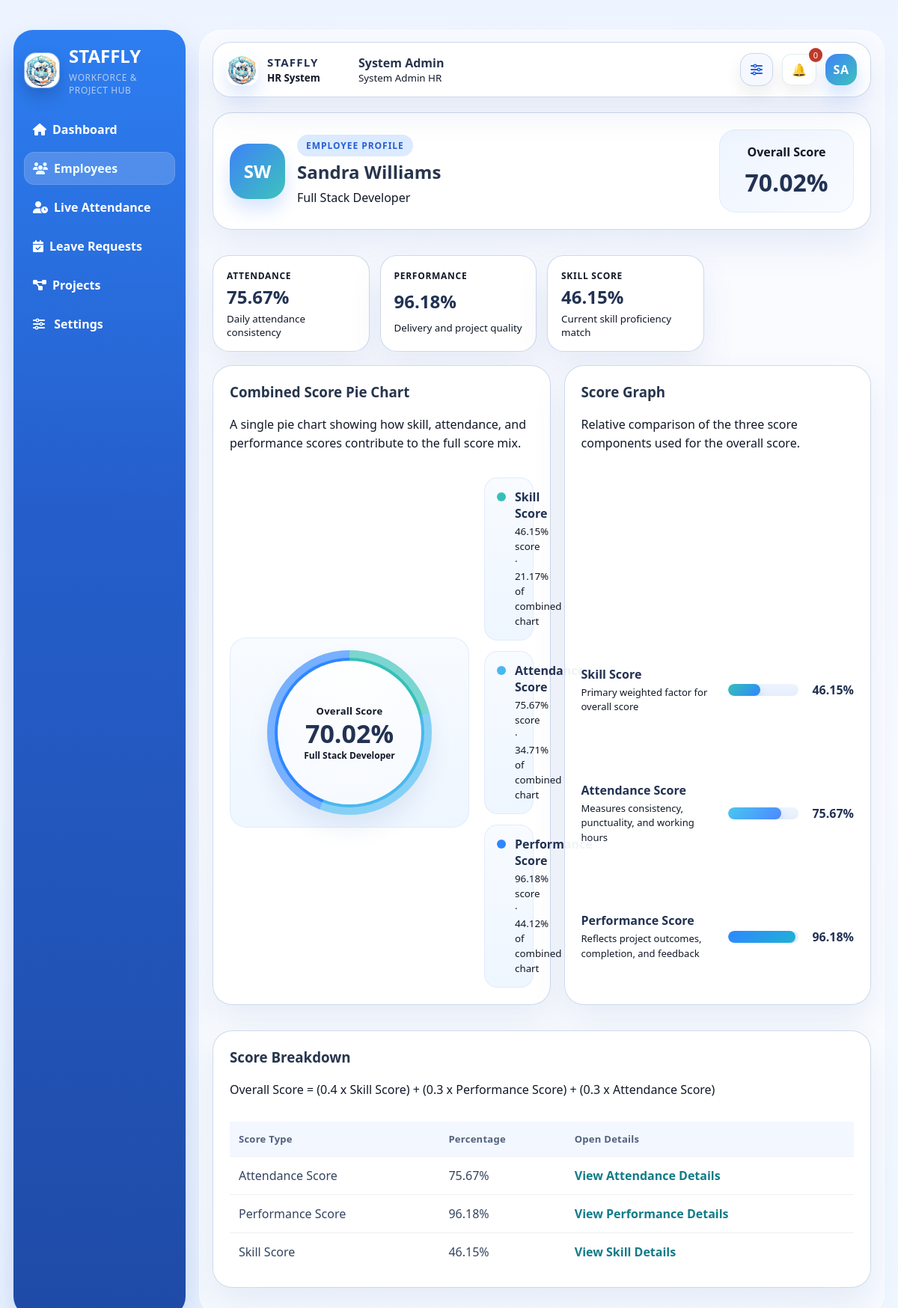
The app's page /employees/45/overall-scores (signed in) with its own data.
### models.py (models this page shows, shortened)
class User(db.Model):
    __tablename__ = "users"
    id = db.Column(db.Integer, primary_key=True)
    name = db.Column(db.String(120), nullable=False)
    email = db.Column(db.String(120), unique=True, nullable=False, index=True)
    password_hash = db.Column(db.String(255), nullable=False)
    role = db.Column(db.String(20), nullable=False, default="Employee")
    position = db.Column(db.String(120), nullable=False, default="Web Developer")
    department = db.Column(db.String(120), nullable=True)
    is_registered = db.Column(db.Boolean, nullable=False, default=False)
    security_code_hash = db.Column(db.String(255), nullable=True)
    project_start_alert = db.Column(db.Boolean, nullable=False, default=True)
    deadline_alert_30 = db.Column(db.Boolean, nullable=False, default=True)
    deadline_alert_15 = db.Column(db.Boolean, nullable=False, default=True)
    deadline_alert_10 = db.Column(db.Boolean, nullable=False, default=True)
    deadline_alert_5 = db.Column(db.Boolean, nullable=False, default=True)
    deadline_alert_1 = db.Column(db.Boolean, nullable=False, default=True)
    skills = db.relationship("Skill", secondary=employee_skills, back_populates="employees")
    resume_skills = db.relationship("Skill", secondary=resume_skills, back_populates="resume_employees")
    notifications = db.relationship("Notification", backref="user", lazy=True, cascade="all, delete-orphan")
    assignments = db.relationship("ProjectAssignment", backref="employee", lazy=True, cascade="all, delete-orphan")
    attendance_records = db.relationship("AttendanceRecord", backref="employee", lazy=True, cascade="all, delete-orphan")
    leave_requests = db.relationship("LeaveRequest", backref="employee", lazy=True, cascade="all, delete-orphan")
    daily_project_reports = db.relationship("DailyProjectReport", backref="employee", lazy=True, cascade="all, delete-orphan")
    past_performance_records = db.relationship(
        "PastProjectPerformance",
        backref="employee",
        lazy=True,
        cascade="all, delete-orphan",
    )
    feedback_records = db.relationship("ProjectFeedback", backref="employee", lazy=True, cascade="all, delete-orphan")

### routes/employee_routes.py (the view)
@employee_bp.route("/<int:employee_id>/overall-scores")
@login_required
def overall_scores_detail(employee_id):
    unauthorized_redirect = _authorize_employee_detail_view(employee_id)
    if unauthorized_redirect:
        return unauthorized_redirect
    employee = User.query.get_or_404(employee_id)
    attendance_score = calculate_attendance_score(employee)
    performance_score = calculate_performance_score(employee)
    skill_score = calculate_skill_score(employee)
    overall_score = calculate_overall_employee_score(employee)
    return render_template(
        "employees/overall_scores.html",
        employee=employee,
        attendance_score=attendance_score,
        performance_score=performance_score,
        skill_score=skill_score,
        overall_score=overall_score,
    )

### templates/employees/overall_scores.html (shortened to what this page needs)
{% extends "base.html" %}
{% block content %}
{% set total_score_value = skill_score + attendance_score + performance_score %}
{% if total_score_value == 0 %}
    {% set total_score_value = 1 %}
{% endif %}
{% set skill_slice = ((skill_score / total_score_value) * 100) | round(2) %}
{% set attendance_slice = ((attendance_score / total_score_value) * 100) | round(2) %}
{% set performance_slice = (100 - skill_slice - attendance_slice) | round(2) %}
<div class="profile-page">
    <section class="card profile-hero-card">
        <div class="profile-hero-main">
            <div class="dashboard-employee-avatar profile-avatar">
                {{ employee.name.split()[0][0] }}{% if employee.name.split()|length > 1 %}{{ employee.name.split()[-1][0] }}{% endif %}
            </div>
            <div>
                <span class="section-kicker">Employee Profile</span>
                <h1>{{ employee.name }}</h1>
                <p>{{ employee.position }}</p>
            </div>
        </div>
        <div class="profile-hero-score">
            <span>Overall Score</span>
            <strong>{{ overall_score }}%</strong>
        </div>
    </section>
    <div class="dashboard-stat-grid compact-dashboard-stats">
        <div class="dashboard-stat-tile">
            <span class="dashboard-stat-label">Attendance</span>
            <strong>{{ attendance_score }}%</strong>
            <small>Daily attendance consistency</small>
        </div>
        <div class="dashboard-stat-tile">
            <span class="dashboard-stat-label">Performance</span>
            <strong>{{ performance_score }}%</strong>
            <small>Delivery and project quality</small>
        </div>
        <div class="dashboard-stat-tile">
            <span class="dashboard-stat-label">Skill Score</span>
            <strong>{{ skill_score }}%</strong>
            <small>Current skill proficiency match</small>
        </div>
    </div>
    <section class="score-visual-shell">
        <div class="card score-donut-panel">
            <div class="card-head-inline">
                <div>
                    <h3>Combined Score Pie Chart</h3>
                    <p>A single pie chart showing how skill, attendance, and performance scores contribute to the full score mix.</p>
                </div>
            </div>
            <div class="score-pie-layout">
                <div class="score-donut-card score-donut-card-wide">
                    <div
                        class="score-donut score-donut-combined"
                        style="background: conic-gradient(#35c0b7 0 {{ skill_slice }}%, #48b8ef {{ skill_slice }}% {{ skill_slice + attendance_slice }}%, #2f87ff {{ skill_slice + attendance_slice }}% 100%);"
                    >
                        <div class="score-donut-center score-donut-center-large">
                            <span>Overall Score</span>
                            <strong>{{ overall_score }}%</strong>
                            <small>{{ employee.position }}</small>
                        </div>
                    </div>
                </div>
                <div class="score-pie-legend">
                    <div class="score-pie-legend-item">
                        <span class="score-pie-dot score-pie-dot-skill"></span>
                        <div>
                            <strong>Skill Score</strong>
                            <small>{{ skill_score }}% score · {{ skill_slice }}% of combined chart</small>
                        </div>
                    </div>
                    <div class="score-pie-legend-item">
                        <span class="score-pie-dot score-pie-dot-attendance"></span>
                        <div>
                            <strong>Attendance Score</strong>
                            <small>{{ attendance_score }}% score · {{ attendance_slice }}% of combined chart</small>
                        </div>
                    </div>
                    <div class="score-pie-legend-item">
                        <span class="score-pie-dot score-pie-dot-performance"></span>
                        <div>
                            <strong>Performance Score</strong>
                            <small>{{ performance_score }}% score · {{ performance_slice }}% of combined chart</small>
                        </div>
                    </div>
                </div>
            </div>
        </div>
        <div class="card score-bar-panel">
            <div class="card-head-inline">
                <div>
                    <h3>Score Graph</h3>
                    <p>Relative comparison of the three score components used for the overall score.</p>
                </div>
            </div>
            <div class="score-bar-chart">
                <div class="score-bar-row">
                    <div class="score-bar-copy">
                        <strong>Skill Score</strong>
                        <span>Primary weighted factor for overall score</span>
                    </div>
                    <div class="score-bar-track">
                        <div class="score-bar-fill score-bar-fill-skill" style="width: {{ skill_score }}%;"></div>
                    </div>
                    <strong class="score-bar-value">{{ skill_score }}%</strong>
                </div>
                <div class="score-bar-row">
                    <div class="score-bar-copy">
                        <strong>Attendance Score</strong>
                        <span>Measures consistency, punctuality, and working hours</span>
                    </div>
                    <div class="score-bar-track">
                        <div class="score-bar-fill score-bar-fill-attendance" style="width: {{ attendance_score }}%;"></div>
                    </div>
                    <strong class="score-bar-value">{{ attendance_score }}%</strong>
                </div>
                <div class="score-bar-row">
                    <div class="score-bar-copy">
                        <strong>Performance Score</strong>
                        <span>Reflects project outcomes, completion, and feedback</span>
                    </div>
                    <div class="score-bar-track">
                        <div class="score-bar-fill score-bar-fill-performance" style="width: {{ performance_score }}%;"></div>
                    </div>
                    <strong class="score-bar-value">{{ performance_score }}%</strong>
                </div>
            </div>
        </div>
    </section>
    <section class="card profile-table-card">
        <div class="card-head-inline">
            <div>
                <h3>Score Breakdown</h3>
                <p>Overall Score = (0.4 x Skill Score) + (0.3 x Performance Score) + (0.3 x Attendance Score)</p>
            </div>
        </div>
        <table>
            <thead>
                <tr>
                    <th>Score Type</th>
                    <th>Percentage</th>
                    <th>Open Details</th>
                </tr>
            </thead>
            <tbody>
                <tr>
                    <td>Attendance Score</td>
                    <td>{{ attendance_score }}%</td>
                    <td><a class="btn-link" href="{{ url_for('employees.attendance_detail', employee_id=employee.id) }}">View Attendance Details</a></td>
                </tr>
                <tr>
                    <td>Performance Score</td>
                    <td>{{ performance_score }}%</td>
                    <td><a class="btn-link" href="{{ url_for('employees.performance_detail', employee_id=employee.id) }}">View Performance Details</a></td>
                </tr>
                <tr>
                    <td>Skill Score</td>
                    <td>{{ skill_score }}%</td>
                    <td><a class="btn-link" href="{{ url_for('employees.skill_score_detail', employee_id=employee.id) }}">View Skill Details</a></td>
                </tr>
            </tbody>
        </table>
    </section>
</div>
{% endblock %}

### templates/base.html (shortened to what this page needs)
﻿<!doctype html>
<html lang="en">
<head>
    <link rel="stylesheet" href="{{ url_for('static', filename='css/style.css') }}">
    <link rel="stylesheet" href="https://cdnjs.cloudflare.com/ajax/libs/font-awesome/6.5.2/css/all.min.css">
</head>
<body data-admin-authenticated="{% if current_user and current_user.role == 'Admin' %}1{% else %}0{% endif %}">
    {% if current_user %}
    <div class="app-layout">
        <aside class="sidebar">
            <div class="brand-lockup">
                <img src="{{ url_for('static', filename='img/staffly-logo.jpeg') }}" alt="STAFFLY logo" class="brand-logo">
                <div class="brand-copy">
                    <h2>STAFFLY</h2>
                    <small>Workforce & Project Hub</small>
                </div>
            </div>
            <nav class="nav-links">
                <a href="{{ url_for('auth.dashboard') }}" class="{% if request.endpoint == 'auth.dashboard' %}active-nav{% endif %}"><i class="fa-solid fa-house"></i>Dashboard</a>
                {% if current_user.role == 'Admin' %}
                <a href="{{ url_for('employees.list_employees') }}" class="{% if request.endpoint in ['employees.list_employees', 'employees.add_employee', 'employees.employee_detail', 'employees.overall_scores_detail', 'employees.attendance_detail', 'employees.performance_detail', 'employees.skill_score_detail', 'employees.employee_project_details'] %}active-nav{% endif %}"><i class="fa-solid fa-users"></i>Employees</a>
                <a href="{{ url_for('employees.live_attendance') }}" class="{% if request.endpoint == 'employees.live_attendance' %}active-nav{% endif %}"><i class="fa-solid fa-user-clock"></i>Live Attendance</a>
                <a href="{{ url_for('employees.admin_leave_requests') }}" class=""><i class="fa-solid fa-calendar-check"></i>Leave Requests</a>
                {% endif %}
                <a href="{{ url_for('projects.list_projects') }}" class=""><i class="fa-solid fa-diagram-project"></i>{% if current_user.role == 'Admin' %}Projects{% else %}My Projects{% endif %}</a>
                <a href="{{ url_for('auth.settings') }}" class="{% if request.endpoint == 'auth.settings' %}active-nav{% endif %}"><i class="fa-solid fa-sliders"></i> Settings</a>
            </nav>
        </aside>
        <main class="main-content">
            <header class="topbar">
                <div class="topbar-brand">
                    <img src="{{ url_for('static', filename='img/staffly-logo.jpeg') }}" alt="STAFFLY logo" class="topbar-brand-logo">
                    <div class="topbar-brand-copy">
                        <strong>STAFFLY</strong>
                        <small>HR System</small>
                    </div>
                </div>
                <div class="topbar-user">
                    <strong>{{ current_user.name }}</strong>
                    {% if current_user.role == 'Admin' %}
                    <small>System Admin HR</small>
                    {% else %}
                    <small>{{ current_user.position }} | {{ current_user.role }}</small>
                    {% endif %}
                </div>
                <div class="topbar-actions">
                    <a class="topbar-icon-btn" href="{{ url_for('auth.settings') }}" title="Open settings" aria-label="Open settings">
                        <i class="fa-solid fa-sliders"></i>
                    </a>
                    <div class="notification-wrapper">
                        <a id="notificationBellLink" class="bell-btn bell-link" href="{{ url_for('projects.notifications_page') }}" title="Open all notifications" aria-label="Open all notifications">🔔</a>
                        <button id="notificationCountBtn" class="notification-count-btn notification-badge-btn" type="button" title="Show unread notifications" aria-label="Show unread notifications">
                            <span id="notificationCount">{{ unread_count }}</span>
                        </button>
                    </div>
                    <div class="profile-menu-wrap">
                    <button id="profileMenuToggle" class="topbar-avatar topbar-avatar-btn" type="button" aria-expanded="false" aria-controls="profileMenuPanel" aria-label="Open profile menu">
                        {{ current_user.name.split()[0][0] }}{% if current_user.name.split()|length > 1 %}{{ current_user.name.split()[-1][0] }}{% endif %}
                    </button>
                    </div>
                </div>
            </header>
            {% block content %}{% endblock %}
        </main>
    </div>
    {% else %}
        {% block public_content %}{% endblock %}
    {% endif %}
</body>
</html>

### records on screen
User: name "System Admin", name "S", name "A"
User: name "S", name "W", name "Sandra Williams", position "Full Stack Developer"

### other values on screen
{{ unread_count }} "0"
{{ overall_score }} "70.02"
{{ attendance_score }} "75.67"
{{ performance_score }} "96.18"
{{ skill_score }} "46.15"
{{ skill_slice }} "21.17"
{{ attendance_slice }} "34.71"
{{ performance_slice }} "44.12"
